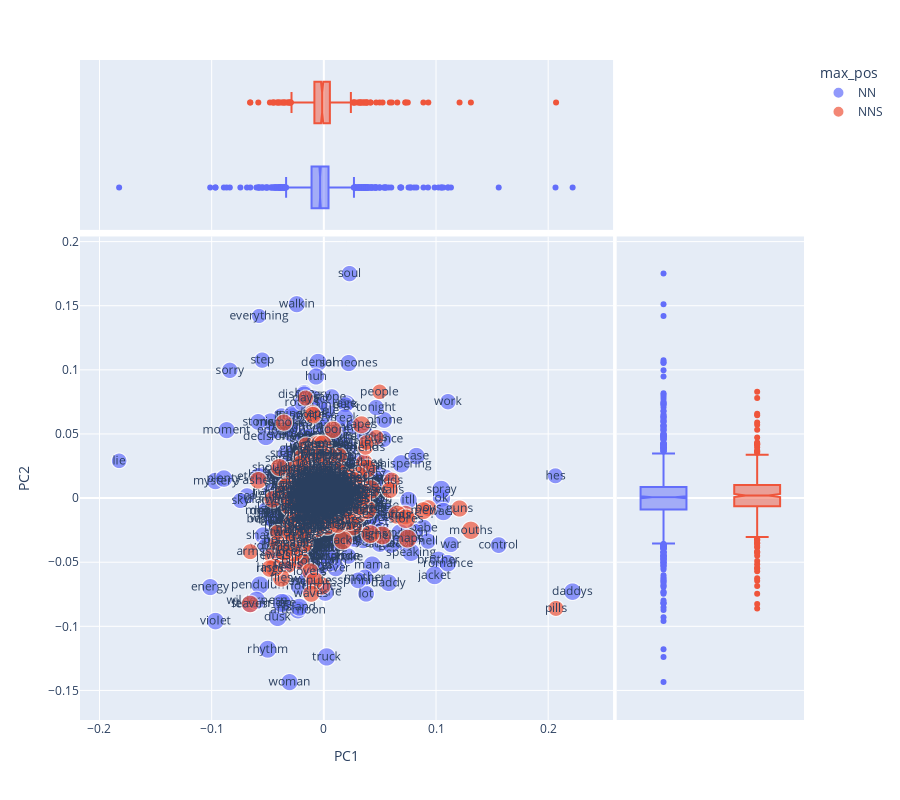

Notebook source saved alongside this figure:
### Code cell
vis_loadings(1, 2)

### Figure 1 — Plotly figure (JSON) as saved in the notebook; plotly's stock layout.template omitted (floating-point values rounded to 4 significant figures; data arrays with more than 128 entries replaced by an {"elided": "..."} marker saying what was removed)
{"data": [{"hovertemplate": "max_pos=NN<br>PC1=%{x}<br>PC2=%{y}<br>i=%{marker.size}<br>term_str=%{text}<extra></extra>", "legendgroup": "NN", "marker": {"color": "#636efa", "size": {"elided": "1547 float values"}, "sizemode": "area", "sizeref": 0.04139, "symbol": "circle"}, "mode": "markers+text", "name": "NN", "showlegend": true, "text": {"elided": "1547 str values"}, "type": "scattergl", "x": {"elided": "1547 float values"}, "xaxis": "x", "y": {"elided": "1547 float values"}, "yaxis": "y"}, {"alignmentgroup": "True", "hovertemplate": "max_pos=NN<br>PC1=%{x}<extra></extra>", "legendgroup": "NN", "marker": {"color": "#636efa", "symbol": "circle"}, "name": "NN", "notched": true, "offsetgroup": "NN", "showlegend": false, "type": "box", "x": {"elided": "1547 float values"}, "xaxis": "x3", "yaxis": "y3"}, {"alignmentgroup": "True", "hovertemplate": "max_pos=NN<br>PC2=%{y}<extra></extra>", "legendgroup": "NN", "marker": {"color": "#636efa", "symbol": "circle"}, "name": "NN", "notched": true, "offsetgroup": "NN", "showlegend": false, "type": "box", "xaxis": "x2", "y": {"elided": "1547 float values"}, "yaxis": "y2"}, {"hovertemplate": "max_pos=NNS<br>PC1=%{x}<br>PC2=%{y}<br>i=%{marker.size}<br>term_str=%{text}<extra></extra>", "legendgroup": "NNS", "marker": {"color": "#EF553B", "size": {"elided": "453 float values"}, "sizemode": "area", "sizeref": 0.04139, "symbol": "circle"}, "mode": "markers+text", "name": "NNS", "showlegend": true, "text": {"elided": "453 str values"}, "type": "scattergl", "x": {"elided": "453 float values"}, "xaxis": "x", "y": {"elided": "453 float values"}, "yaxis": "y"}, {"alignmentgroup": "True", "hovertemplate": "max_pos=NNS<br>PC1=%{x}<extra></extra>", "legendgroup": "NNS", "marker": {"color": "#EF553B", "symbol": "circle"}, "name": "NNS", "notched": true, "offsetgroup": "NNS", "showlegend": false, "type": "box", "x": {"elided": "453 float values"}, "xaxis": "x3", "yaxis": "y3"}, {"alignmentgroup": "True", "hovertemplate": "max_pos=NNS<br>PC2=%{y}<extra></extra>", "legendgroup": "NNS", "marker": {"color": "#EF553B", "symbol": "circle"}, "name": "NNS", "notched": true, "offsetgroup": "NNS", "showlegend": false, "type": "box", "xaxis": "x2", "y": {"elided": "453 float values"}, "yaxis": "y2"}], "layout": {"height": 800, "legend": {"itemsizing": "constant", "title": {"text": "max_pos"}, "tracegroupgap": 0}, "margin": {"t": 60}, "xaxis": {"anchor": "y", "domain": [0, 0.7363], "title": {"text": "PC1"}}, "xaxis2": {"anchor": "y2", "domain": [0.7413, 1], "matches": "x2", "showgrid": false, "showline": false, "showticklabels": false, "ticks": ""}, "xaxis3": {"anchor": "y3", "domain": [0, 0.7363], "matches": "x", "showgrid": true, "showticklabels": false}, "xaxis4": {"anchor": "y4", "domain": [0.7413, 1], "matches": "x2", "showgrid": false, "showline": false, "showticklabels": false, "ticks": ""}, "yaxis": {"anchor": "x", "domain": [0, 0.7326], "title": {"text": "PC2"}}, "yaxis2": {"anchor": "x2", "domain": [0, 0.7326], "matches": "y", "showgrid": true, "showticklabels": false}, "yaxis3": {"anchor": "x3", "domain": [0.7426, 1], "matches": "y3", "showgrid": false, "showline": false, "showticklabels": false, "ticks": ""}, "yaxis4": {"anchor": "x4", "domain": [0.7426, 1], "matches": "y3", "showgrid": true, "showline": false, "showticklabels": false, "ticks": ""}}}
